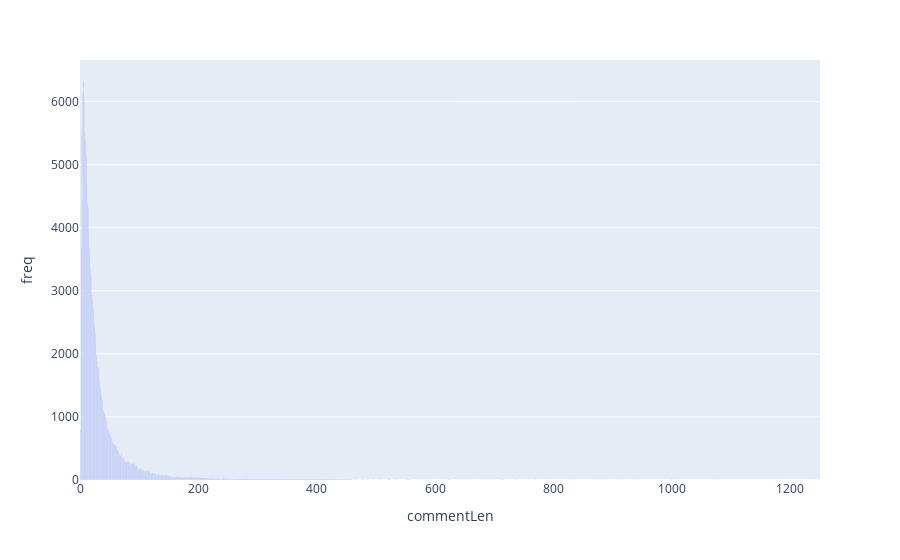

The cell this chart's notebook holds for it:
### Code cell
import plotly.express as px
fig = px.bar(commentLengthDf.sort_values('commentLen'), x='commentLen', y='freq')
fig.show()

### Figure 1 — Plotly figure (JSON) as saved in the notebook; plotly's stock layout.template omitted (floating-point values rounded to 4 significant figures; data arrays with more than 128 entries replaced by an {"elided": "..."} marker saying what was removed)
{"data": [{"alignmentgroup": "True", "hovertemplate": "commentLen=%{x}<br>freq=%{y}<extra></extra>", "legendgroup": "", "marker": {"color": "#636efa", "pattern": {"shape": ""}}, "name": "", "offsetgroup": "", "orientation": "v", "showlegend": false, "textposition": "auto", "type": "bar", "x": {"elided": "569 int values"}, "xaxis": "x", "y": {"elided": "569 int values"}, "yaxis": "y"}], "layout": {"barmode": "relative", "legend": {"tracegroupgap": 0}, "margin": {"t": 60}, "xaxis": {"anchor": "y", "domain": [0, 1], "title": {"text": "commentLen"}}, "yaxis": {"anchor": "x", "domain": [0, 1], "title": {"text": "freq"}}}}
